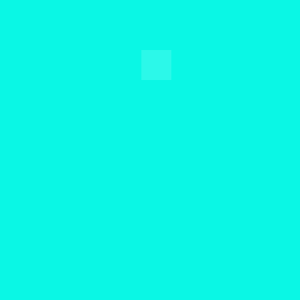
Frame 1 (no input)
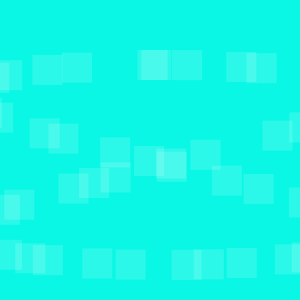
Frame 60 (the mouse pressed at the canvas centre just before this capture)
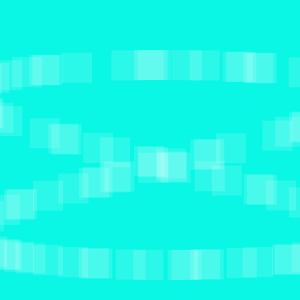
Frame 120 (the mouse held since frame 60 and released just before this capture)

The Processing sketch that drew these frames (run headless with seeded random() and noise(); from frame 60 on, the mouse is pressed at the canvas centre):

// Processing sketch: processing_36894
// ── processing_36894.pde


  float xPos;
  float yPos;
  float amplitude;
  void setup (){
    size (300, 300);
    xPos =width;
    yPos = height;
    amplitude= 100;
    
     background (#0AF7E5);
  }
  
  void draw () {
    smooth();
    noStroke();
   
    float centerX= 150;
    float amplitude =100;
    float periodX = 0.06;
    float periodY =0.03;
    xPos = centerX + amplitude*(2*sin((millis()*periodX)));
    yPos =centerX +amplitude*cos ((millis ()*periodY));
    fill (255, 35);
    rect (xPos, yPos, 30, 30);
    

  }
